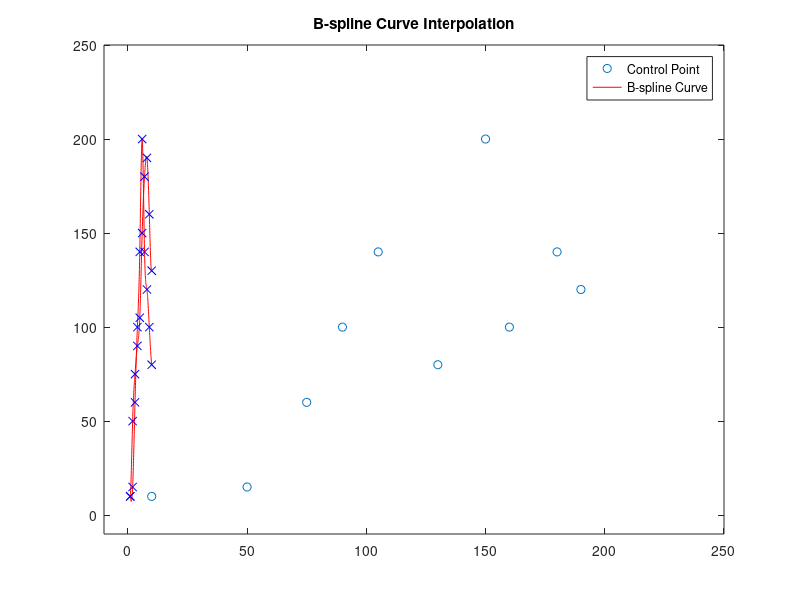

MATLAB code for this plot:
% Define the points
x = [10 50 75 90 105 150 180 190 160 130];
y = [10 15 60 100 140 200 140 120 100 80];

% Plot the points
plot(x,y,'o');
%plot(x, y, 'b', 'LineWidth', 1.4);
xlim([-10 250])
ylim([-10 250])
hold on;

% Compute and plot the B-spline curve
k = 4; % Degree of the B-spline curve
n = length(x); % Number of control points
t = linspace(0,1,n-k+2); % Knot vector
pp = csape(1:n, [x;y], 'periodic', 1:n); % Cubic spline interpolation
fnplt(pp); % Plot the B-spline curve

% Add legend and title
legend('Control Point', 'B-spline Curve');
title('B-spline Curve Interpolation');
